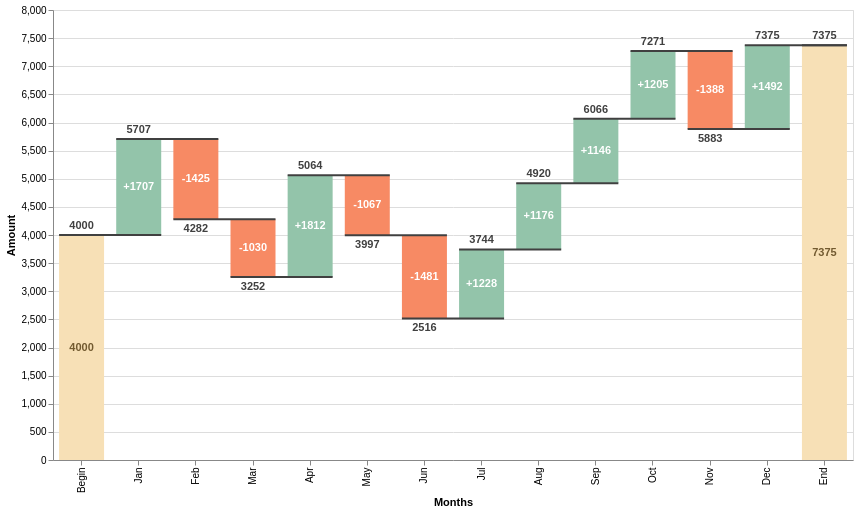

This figure's Vega-Lite source:
### Vega-Lite specification from a JSON file in a GitHub repository (floating-point values rounded to 4 significant figures)
{"$schema": "https://vega.github.io/schema/vega-lite/v3.json", "data": {"values": [{"label": "Begin", "amount": 4000}, {"label": "Jan", "amount": 1707}, {"label": "Feb", "amount": -1425}, {"label": "Mar", "amount": -1030}, {"label": "Apr", "amount": 1812}, {"label": "May", "amount": -1067}, {"label": "Jun", "amount": -1481}, {"label": "Jul", "amount": 1228}, {"label": "Aug", "amount": 1176}, {"label": "Sep", "amount": 1146}, {"label": "Oct", "amount": 1205}, {"label": "Nov", "amount": -1388}, {"label": "Dec", "amount": 1492}, {"label": "End", "amount": 0}]}, "width": 800, "height": 450, "transform": [{"window": [{"op": "sum", "field": "amount", "as": "sum"}]}, {"window": [{"op": "lead", "field": "label", "as": "lead"}]}, {"calculate": "datum.lead === null ? datum.label : datum.lead", "as": "lead"}, {"calculate": "datum.label === 'End' ? 0 : datum.sum - datum.amount", "as": "previous_sum"}, {"calculate": "datum.label === 'End' ? datum.sum : datum.amount", "as": "amount"}, {"calculate": "(datum.label !== 'Begin' && datum.label !== 'End' && datum.amount > 0 ? '+' : '') + datum.amount", "as": "text_amount"}, {"calculate": "(datum.sum + datum.previous_sum) / 2", "as": "center"}, {"calculate": "datum.sum < datum.previous_sum ? datum.sum : ''", "as": "sum_dec"}, {"calculate": "datum.sum > datum.previous_sum ? datum.sum : ''", "as": "sum_inc"}], "layer": [{"mark": {"type": "bar", "size": 45}, "encoding": {"x": {"field": "label", "type": "ordinal", "sort": null, "title": "Months"}, "y": {"field": "previous_sum", "type": "quantitative", "title": "Amount"}, "y2": {"field": "sum"}, "color": {"condition": [{"test": "datum.label === 'Begin' || datum.label === 'End'", "value": "#f7e0b6"}, {"test": "datum.sum < datum.previous_sum", "value": "#f78a64"}], "value": "#93c4aa"}}}, {"mark": {"type": "rule", "color": "#404040", "opacity": 1, "strokeWidth": 2, "xOffset": -22.5, "x2Offset": 22.5}, "encoding": {"x": {"field": "label", "type": "ordinal", "sort": null, "title": "Months"}, "x2": {"field": "lead"}, "y": {"field": "sum", "type": "quantitative"}}}, {"mark": {"type": "text", "dy": -4, "baseline": "bottom"}, "encoding": {"x": {"field": "label", "type": "ordinal", "sort": null, "title": "Months"}, "y": {"field": "sum_inc", "type": "quantitative"}, "text": {"field": "sum_inc", "type": "nominal"}}}, {"mark": {"type": "text", "dy": 4, "baseline": "top"}, "encoding": {"x": {"field": "label", "type": "ordinal", "sort": null, "title": "Months"}, "y": {"field": "sum_dec", "type": "quantitative"}, "text": {"field": "sum_dec", "type": "nominal"}}}, {"mark": {"type": "text", "fontWeight": "bold", "baseline": "middle"}, "encoding": {"x": {"field": "label", "type": "ordinal", "sort": null, "title": "Months"}, "y": {"field": "center", "type": "quantitative"}, "text": {"field": "text_amount", "type": "nominal"}, "color": {"condition": [{"test": "datum.label === 'Begin' || datum.label === 'End'", "value": "#725a30"}], "value": "white"}}}], "config": {"text": {"fontWeight": "bold", "color": "#404040"}}}
